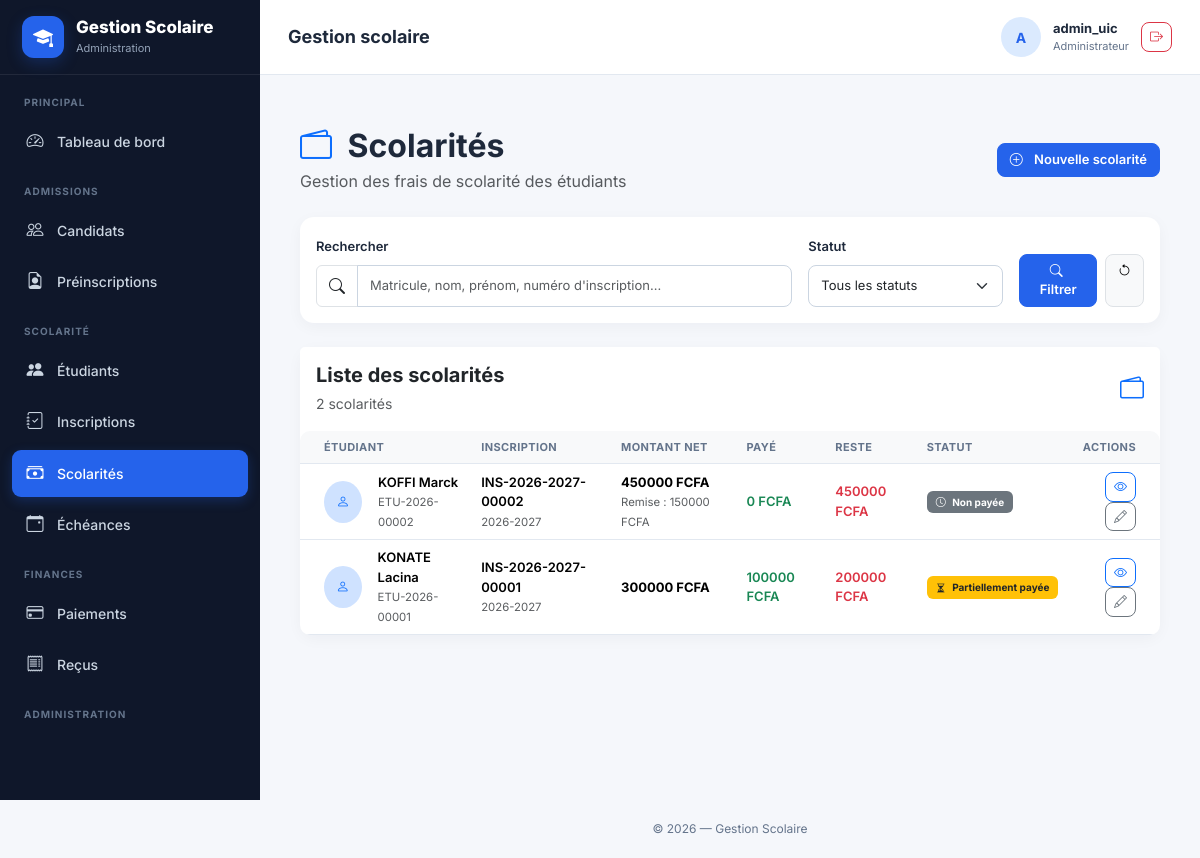
Page /scolarites/ (signed in) on the earlier database version.
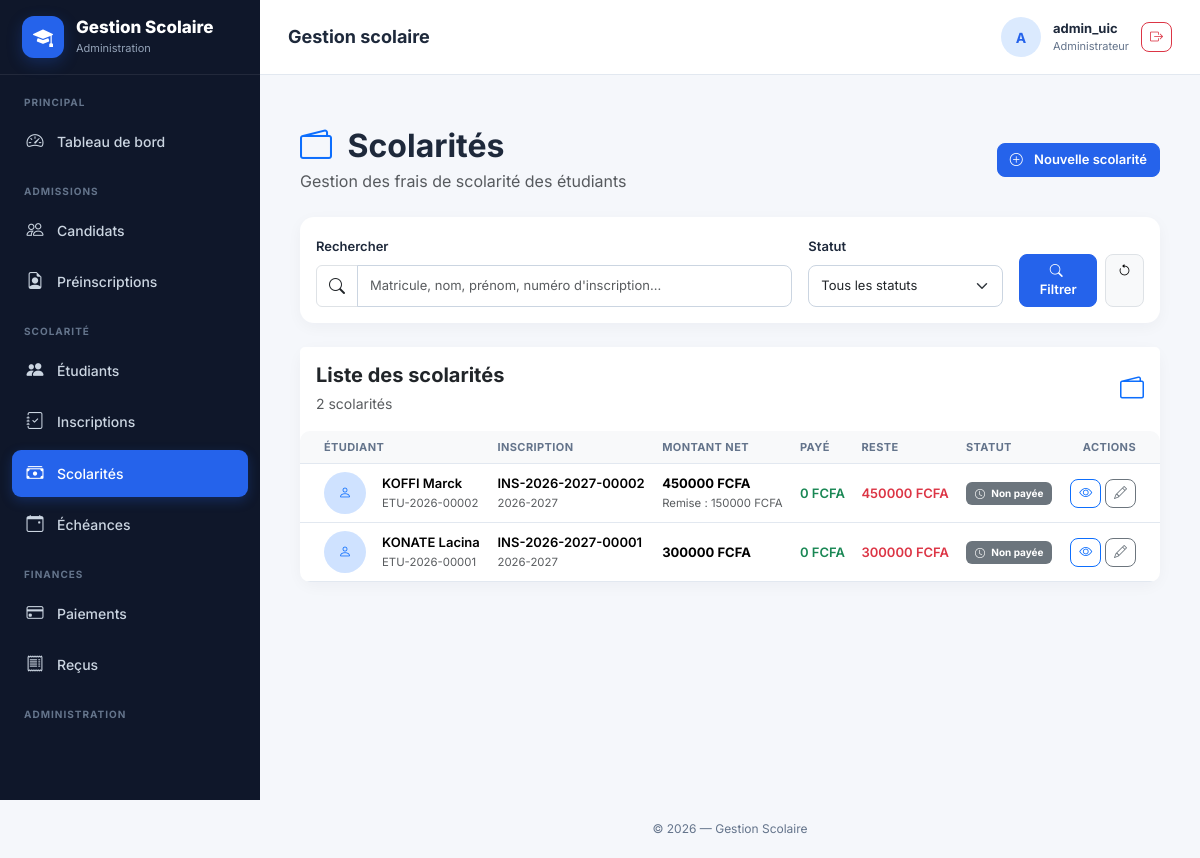
Same page on the later database version.
### gestion/models.py (models this page shows, shortened)
class Scolarite(models.Model):
    STATUT_CHOICES = [
        ("NON_PAYEE", "Non payée"),
        ("PARTIELLEMENT_PAYEE", "Partiellement payée"),
        ("SOLDEE", "Soldée"),
    ]
    inscription = models.OneToOneField(
        Inscription,
        on_delete=models.PROTECT,
        related_name="scolarite"
    )
    montant_total = models.DecimalField(
        max_digits=12,
        decimal_places=2
    )
    remise = models.DecimalField(
        max_digits=12,
        decimal_places=2,
        default=0
    )
    montant_net = models.DecimalField(
        max_digits=12,
        decimal_places=2,
        editable=False
    )
    montant_paye = models.DecimalField(
        max_digits=12,
        decimal_places=2,
        default=0,
        editable=False
    )
    reste_a_payer = models.DecimalField(
        max_digits=12,
        decimal_places=2,
        default=0,
        editable=False
    )
    statut = models.CharField(
        max_length=30,
        choices=STATUT_CHOICES,
        default="NON_PAYEE"
    )
    date_creation = models.DateTimeField(
        auto_now_add=True
    )
    date_modification = models.DateTimeField(
        auto_now=True
    )
    observation = models.TextField(
        blank=True
    )
    class Meta:
        verbose_name = "Scolarité"
        verbose_name_plural = "Scolarités"
        ordering = ["-date_creation"]

class Inscription(models.Model):
    TYPE_CHOICES = [
        ("PREMIERE_INSCRIPTION", "Première inscription"),
        ("REINSCRIPTION", "Réinscription"),
    ]
    STATUT_CHOICES = [
        ("EN_ATTENTE", "En attente"),
        ("INSCRIT", "Inscrit"),
        ("ANNULE", "Annulé"),
    ]
    MODE_PAIEMENT_CHOICES = [
        ("UNE_TRANCHE", "Une seule tranche"),
        ("DEUX_TRANCHES", "Deux tranches"),
    ]
    numero = models.CharField(
        max_length=30,
        unique=True,
        editable=False
    )
    etudiant = models.ForeignKey(
        Etudiant,
        on_delete=models.PROTECT,
        related_name="inscriptions"
    )
    annee_academique = models.ForeignKey(
        AnneeAcademique,
        on_delete=models.PROTECT,
        related_name="inscriptions"
    )
    filiere = models.ForeignKey(
        Filiere,
        on_delete=models.PROTECT,
        related_name="inscriptions"
    )
    niveau = models.ForeignKey(
        Niveau,
        on_delete=models.PROTECT,
        related_name="inscriptions"
    )
    classe = models.ForeignKey(
        Classe,
        on_delete=models.PROTECT,
        related_name="inscriptions"
    )
    type_inscription = models.CharField(
        max_length=30,
        choices=TYPE_CHOICES,
        default="PREMIERE_INSCRIPTION"
    )
    statut = models.CharField(
        max_length=20,
        choices=STATUT_CHOICES,
        default="EN_ATTENTE"
    )
    montant_inscription = models.DecimalField(
        max_digits=12,
        decimal_places=0,
        default=0,
        verbose_name="Frais d'inscription"
    )
    mode_paiement_inscription = models.CharField(
        max_length=20,
        choices=MODE_PAIEMENT_CHOICES,
        default="UNE_TRANCHE",
        verbose_name="Mode de paiement"
    )
    date_inscription = models.DateTimeField(
        auto_now_add=True
    )
    observation = models.TextField(
        blank=True
    )
    class Meta:
        verbose_name = "Inscription"
        verbose_name_plural = "Inscriptions"
        ordering = ["-date_inscription"]
        constraints = [
            models.UniqueConstraint(
                fields=[
                    "etudiant",
                    "annee_academique",
                ],
                name="unique_inscription_etudiant_annee"
            )
        ]

class Etudiant(models.Model):
    matricule = models.CharField(
        max_length=30,
        unique=True,
        editable=False
    )
    candidat = models.OneToOneField(
        Candidat,
        on_delete=models.PROTECT,
        related_name="etudiant"
    )
    date_creation = models.DateTimeField(
        auto_now_add=True
    )
    actif = models.BooleanField(
        default=True
    )
    class Meta:
        verbose_name = "Étudiant"
        verbose_name_plural = "Étudiants"
        ordering = ["matricule"]

class Candidat(models.Model):
    SEXE_CHOICES = [
        ("M", "Masculin"),
        ("F", "Féminin"),
    ]
    matricule_candidat = models.CharField(
        max_length=30,
        unique=True,
        editable=False,
    )
    nom = models.CharField(
        max_length=100
    )
    prenoms = models.CharField(
        max_length=150
    )
    sexe = models.CharField(
        max_length=1,
        choices=SEXE_CHOICES
    )
    date_naissance = models.DateField()
    lieu_naissance = models.CharField(
        max_length=150
    )
    nationalite = models.CharField(
        max_length=100,
        default="Ivoirienne"
    )
    photo = models.ImageField(
        upload_to="candidats/photos/",
        null=True,
        blank=True,
        validators=[FileExtensionValidator(allowed_extensions=["jpg", "jpeg", "png"])],
    )
    telephone = models.CharField(
        max_length=30
    )
    email = models.EmailField(
        blank=True,
        null=True
    )
    adresse = models.CharField(
        max_length=255,
        blank=True
    )
    ville = models.CharField(
        max_length=100,
        blank=True
    )
    dernier_diplome = models.CharField(
        max_length=150,
        blank=True
    )
    serie_diplome = models.CharField(
        max_length=100,
        blank=True
    )
    annee_obtention = models.PositiveIntegerField(
        null=True,
        blank=True
    )
    etablissement_origine = models.CharField(
        max_length=200,
        blank=True
    )
    date_creation = models.DateTimeField(
        auto_now_add=True
    )
    date_modification = models.DateTimeField(
        auto_now=True
    )
    actif = models.BooleanField(
        default=True
    )
    class Meta:
        verbose_name = "Candidat"
        verbose_name_plural = "Candidats"
        ordering = ["nom", "prenoms"]

class AnneeAcademique(models.Model):
    libelle = models.CharField(
        max_length=20,
        unique=True
    )
    date_debut = models.DateField(
        null=True,
        blank=True
    )
    date_fin = models.DateField(
        null=True,
        blank=True
    )
    active = models.BooleanField(
        default=False
    )
    class Meta:
        verbose_name = "Année académique"
        verbose_name_plural = "Années académiques"
        ordering = ["-libelle"]

### gestion/views.py (the view, shortened to what this page needs)
@login_required
@permission_required('gestion.view_scolarite', raise_exception=True)
def scolarites_liste(request):
    scolarites = (
        Scolarite.objects
        .select_related(
            "inscription__etudiant__candidat",
            "inscription__annee_academique",
            "inscription__filiere",
            "inscription__niveau",
            "inscription__classe",
        )
        .all()
    )
    recherche = request.GET.get("q", "").strip()
    statut = request.GET.get("statut", "").strip()
    if statut:
        scolarites = scolarites.filter(
            statut=statut
        )
    context = {
        "scolarites": scolarites,
        "recherche": recherche,
        "statut_selectionne": statut,
        "statuts": Scolarite.STATUT_CHOICES,
    }
    return render(
        request,
        "gestion/scolarites/liste.html",
        context
    )

### gestion/templates/gestion/scolarites/liste.html (shortened to what the changed rows need)
{% extends "gestion/base.html" %}
{% block content %}
<div class="container-fluid py-4">
    <div class="d-flex flex-wrap justify-content-between align-items-center gap-3 mb-4">
        <div>
            <h2 class="fw-bold mb-1">
                <i class="bi bi-wallet2 me-2 text-primary"></i>
                Scolarités
            </h2>
        </div>
    </div>
    <div class="card border-0 shadow-sm">
        <div class="card-body p-0">
            {% if scolarites %}
                <div class="table-responsive">
                    <table class="table table-hover align-middle mb-0">
                        <thead class="table-light">
                            <tr>
                                <th class="ps-4">
                                    Étudiant
                                </th>
                                <th>
                                    Inscription
                                </th>
                                <th>
                                    Montant net
                                </th>
                                <th>
                                    Payé
                                </th>
                                <th>
                                    Reste
                                </th>
                                <th>
                                    Statut
                                </th>
                                <th class="text-end pe-4">
                                    Actions
                                </th>
                            </tr>
                        </thead>
                        <tbody>
                            {% for scolarite in scolarites %}
                                <tr>
                                    <td class="ps-4">
                                        <div class="d-flex align-items-center">
                                            <div
                                                class="rounded-circle bg-primary-subtle d-flex align-items-center justify-content-center me-3"
                                                style="width:42px;height:42px;"
                                            >
                                                <i class="bi bi-person text-primary"></i>
                                            </div>
                                            <div>
                                                <div class="fw-semibold">
                                                    {{ scolarite.inscription.etudiant.candidat.nom }}
                                                    {{ scolarite.inscription.etudiant.candidat.prenoms }}
                                                </div>
                                                <small class="text-muted">
                                                    {{ scolarite.inscription.etudiant.matricule }}
                                                </small>
                                            </div>
                                        </div>
                                    </td>
                                    <td>
                                        <div class="fw-semibold">
                                            {{ scolarite.inscription.numero }}
                                        </div>
                                        <small class="text-muted">
                                            {{ scolarite.inscription.annee_academique.libelle }}
                                        </small>
                                    </td>
                                    <td>
                                        <span class="fw-bold">
                                            {{ scolarite.montant_net|floatformat:0 }}
                                            FCFA
                                        </span>
                                    </td>
                                    <td>
                                        <span class="fw-semibold text-success">
                                            {{ scolarite.montant_paye|floatformat:0 }}
                                            FCFA
                                        </span>
                                    </td>
                                    <td>
                                        {% if scolarite.reste_a_payer > 0 %}
                                            <span class="fw-semibold text-danger">
                                                {{ scolarite.reste_a_payer|floatformat:0 }}
                                                FCFA
                                            </span>
                                        {% else %}
                                            <span class="fw-semibold text-success">
                                                0 FCFA
                                            </span>
                                        {% endif %}
                                    </td>
                                    <td>
                                        {% if scolarite.statut == "SOLDEE" %}
                                            <span class="badge bg-success">
                                                <i class="bi bi-check-circle me-1"></i>
                                                Soldée
                                            </span>
                                        {% elif scolarite.statut == "PARTIELLEMENT_PAYEE" %}
                                            <span class="badge bg-warning text-dark">
                                                <i class="bi bi-hourglass-split me-1"></i>
                                                Partiellement payée
                                            </span>
                                        {% else %}
                                            <span class="badge bg-secondary">
                                                <i class="bi bi-clock me-1"></i>
                                                Non payée
                                            </span>
                                        {% endif %}
                                    </td>
                                    <td class="text-end pe-4">
                                        <a
                                            href="{% url 'gestion:scolarite_detail' scolarite.pk %}"
                                            class="btn btn-sm btn-outline-primary"
                                            title="Voir le détail"
                                        >
                                            <i class="bi bi-eye"></i>
                                        </a>
                                        <a
                                            href="{% url 'gestion:scolarite_update' scolarite.pk %}"
                                            class="btn btn-sm btn-outline-secondary"
                                            title="Modifier"
                                        >
                                            <i class="bi bi-pencil"></i>
                                        </a>
                                    </td>
                                </tr>
                            {% endfor %}
                        </tbody>
                    </table>
                </div>
            {% endif %}
        </div>
    </div>
</div>
{% endblock %}

Differences in the rows shown:
changed Scolarite "KONATE": montant_paye "100000" → "0"; reste_a_payer "200000" → "300000"; statut "Partiellement payée" → "Non payée"
